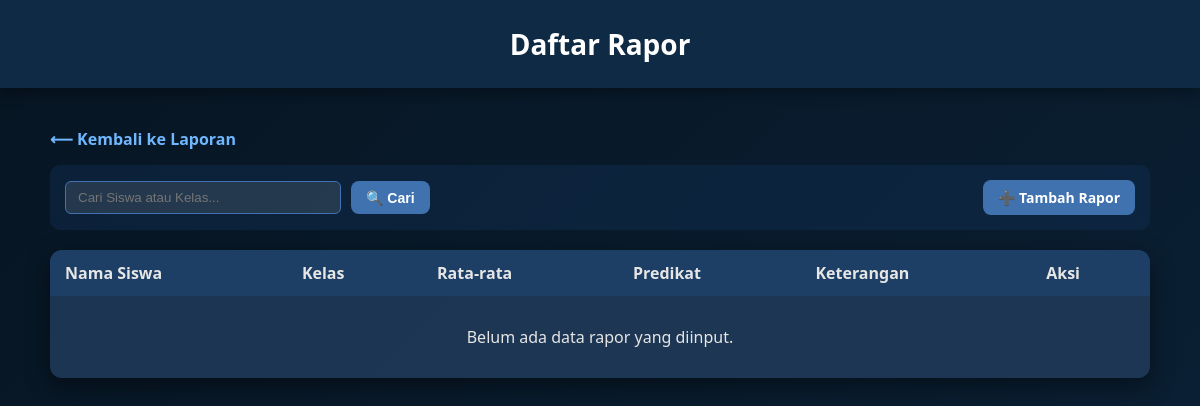
Page /laporan/rapor/ on the earlier database version.
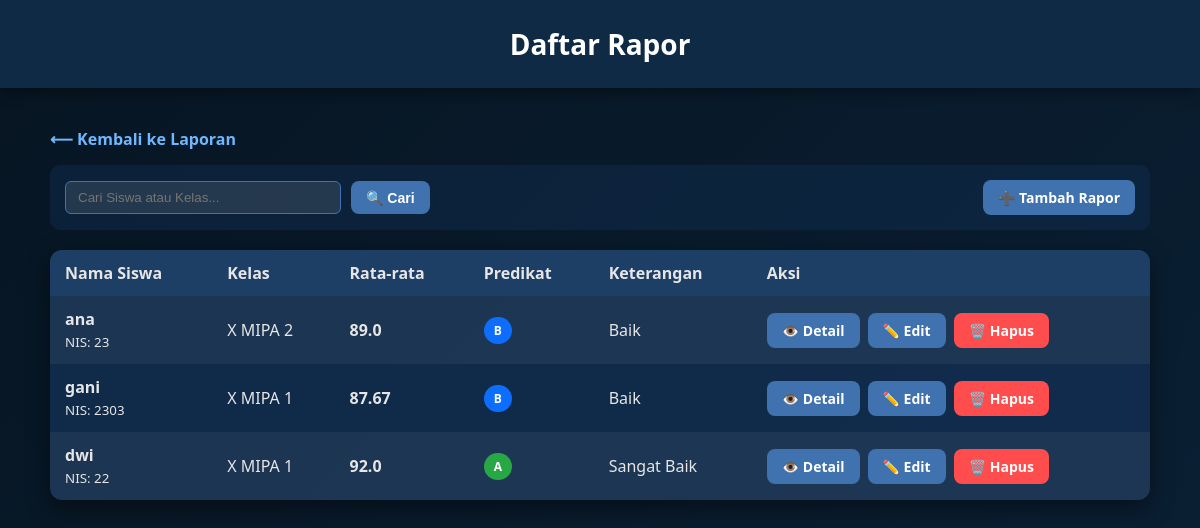
Same page on the later database version.
### laporan/models.py (models this page shows, shortened)
class Rapor(models.Model):
    siswa = models.ForeignKey(Siswa, on_delete=models.CASCADE, related_name='rapor_siswa')
    nama = models.CharField(max_length=100)
    kelas = models.CharField(max_length=20)
    nilai_mapel = models.JSONField()
    rata_rata = models.FloatField()
    predikat = models.CharField(max_length=5)
    keterangan = models.CharField(max_length=50)
    created_at = models.DateTimeField(auto_now_add=True) # Untuk tahu kapan dibuat

### siswa/models.py (models this page shows, shortened)
class Siswa(models.Model):
    nis = models.CharField(max_length=10, primary_key=True)
    nama = models.CharField(max_length=100)
    kelas = models.CharField(max_length=20, blank=True)
    tempat_lahir = models.CharField(max_length=100, blank=True)
    tanggal_lahir = models.DateField(null=True, blank=True)
    alamat = models.TextField(blank=True)
    telepon = models.CharField(max_length=15, blank=True)
    nama_orang_tua = models.CharField(max_length=100, blank=True)
    created_at = models.DateTimeField(auto_now_add=True)
    user = models.OneToOneField(
        'auth.User',
        on_delete=models.CASCADE,
        null=True,
        blank=True
    )
    class Meta:
        verbose_name_plural = "Siswa"

### laporan/views.py (the view)
# urls.py: path('rapor/', views.RaporListView.as_view(), name='rapor_list'),
class RaporListView(ListView):
    model = Rapor
    template_name = 'laporan/rapor_list.html'
    context_object_name = 'rapor'
    ordering = ['-created_at']
    def get_queryset(self):
        queryset = super().get_queryset()
        search = self.request.GET.get('q')
        if search:
            queryset = queryset.filter(siswa__nama__icontains=search)
        return queryset

### laporan/templates/laporan/rapor_list.html (shortened to what this page needs)
<!DOCTYPE html>
<html lang="en">
<head>
</head>
<body>
<header>Daftar Rapor</header>
<div class="wrapper">
    <a href="{% url 'laporan_home' %}" class="back">⟵ Kembali ke Laporan</a>
    <div class="header-controls">
        <form method="get" class="search-box">
            <input type="text" name="q" class="search-input" placeholder="Cari Siswa atau Kelas..." value="{{ request.GET.q|default:'' }}">
            <button type="submit" class="button">🔍 Cari</button>
        </form>
        <a href="{% url 'rapor_tambah' %}" class="button">➕ Tambah Rapor</a>
    </div>
    <table>
        <tr>
            <th>Nama Siswa</th>
            <th>Kelas</th>
            <th>Rata-rata</th>
            <th>Predikat</th>
            <th>Keterangan</th>
            <th>Aksi</th>
        </tr>
        {% for r in rapor %}
        <tr>
            <td><b>{{ r.siswa.nama }}</b><br><small>NIS: {{ r.siswa.nis }}</small></td>
            <td>{{ r.kelas }}</td>
            <td style="font-weight:bold;">{{ r.rata_rata }}</td>
            <td>
                <span class="status-badge status-{{ r.predikat }}">{{ r.predikat }}</span>
            </td>
            <td>{{ r.keterangan }}</td>
            <td>
                <div class="action-buttons">
                    <a href="{% url 'rapor_detail' r.pk %}" class="button">👁️ Detail</a>
                    <a href="{% url 'rapor_edit' r.pk %}" class="button">✏️ Edit</a>
                    <a href="{% url 'rapor_hapus' r.pk %}" class="button delete-button">🗑️ Hapus</a>
                </div>
            </td>
        </tr>
        {% empty %}
        <tr>
            <td colspan="6" style="text-align:center; padding: 30px;">Belum ada data rapor yang diinput.</td>
        </tr>
        {% endfor %}
    </table>
</div>
</body>
</html>

Differences in the rows shown:
added Rapor: siswa.nama "ana", siswa.nis "23", kelas "X MIPA 2", rata_rata "89.0", predikat "B", keterangan "Baik"
added Rapor: siswa.nama "gani", siswa.nis "2303", kelas "X MIPA 1", rata_rata "87.67", predikat "B", keterangan "Baik"
added Rapor: siswa.nama "dwi", siswa.nis "22", kelas "X MIPA 1", rata_rata "92.0", predikat "A", keterangan "Sangat Baik"
Other differences:
text no longer shown: "Belum ada data rapor yang diinput."
